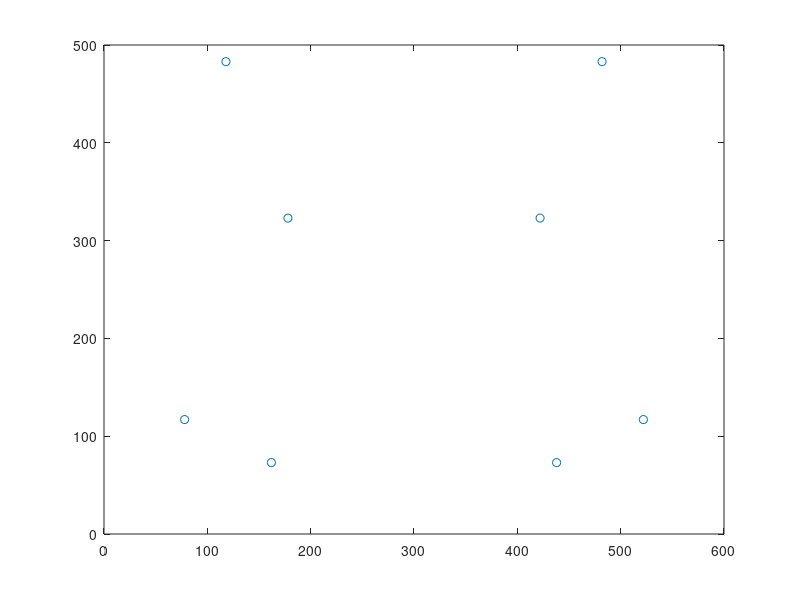

This chart was generated by the following MATLAB code: (Note: this script raises an error after producing the figure.)
%1 draw image points
cube_points = [2 2 2; -2 2 2; -2 2 -2; 2 2 -2; 2 -2 2; -2 -2 2; -2 -2 -2; 2 -2 -2];
image_points = [422 323;178 323;118 483; 482 483; 438 73; 162 73; 78 117;522 117];
plot(image_points(:,1),image_points(:,2),'o');

%3 print matrix P
P_matrix = get_P_matrix(cube_points , image_points);

%4 print matrix M
M_matrix = get_M_matrix(P_matrix);

%5 print the corresponding 3 Euclidean coordinates
camera_center = get_camera_center(M_matrix);

%6 print matrix M'
M_quote = get_M_quote(M_matrix);

%7 print matrix R_x, Theta_x and matrix N
[R_x, Theta_x, N_matrix] = get_Rx_Thetax_N(M_quote);

%8 print matrix R_z and Theta_z
[R_z, Theta_z] = get_Rz_Thetaz(N_matrix);

%9 print matrix K, focal length and coordinates of the image center
K_matrix = get_K_matrix(N_matrix, R_z);